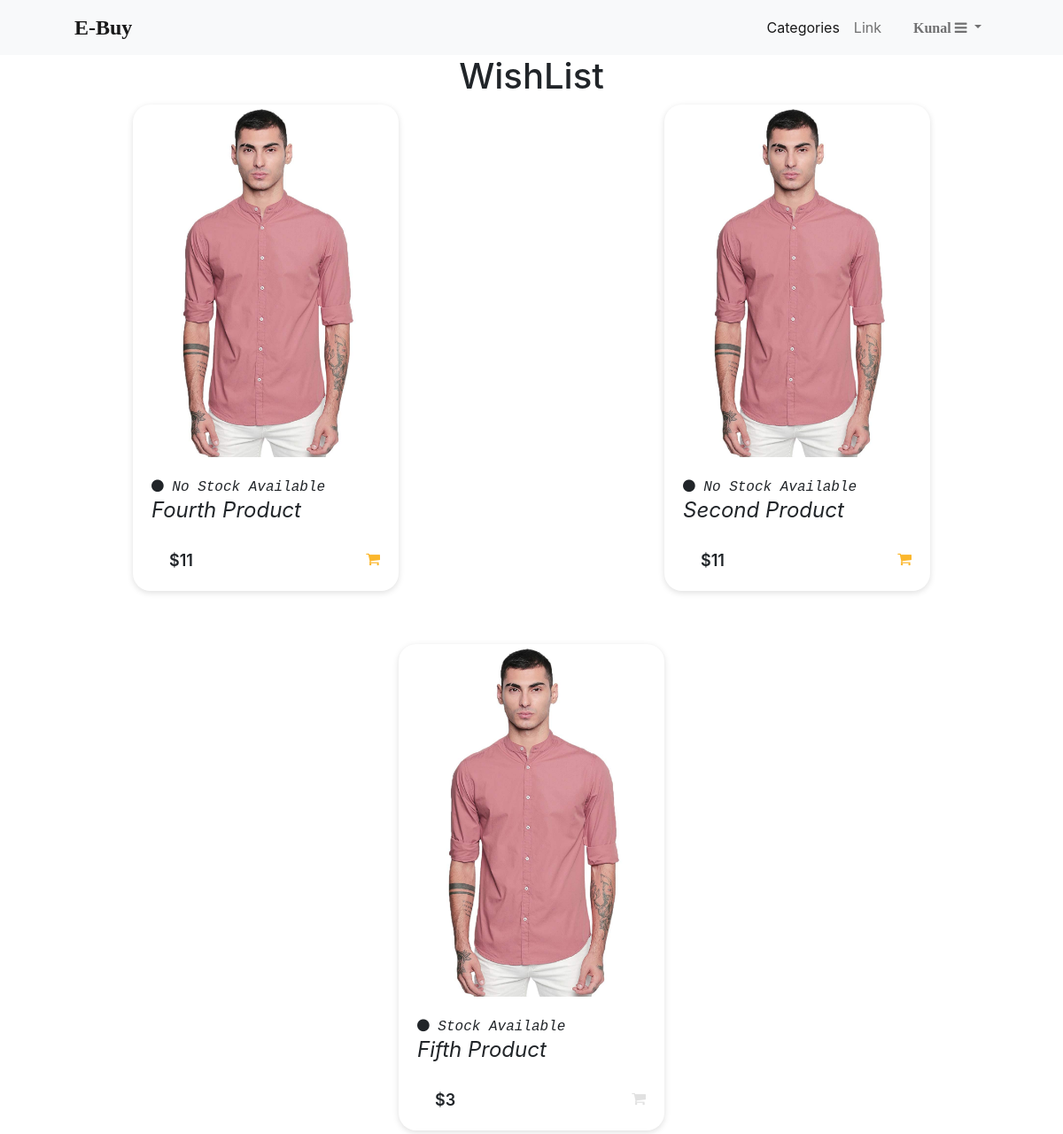
Screenshot of /products/wishlist/ (signed in) with the database file from the repository.
### users/models.py (models this page shows, shortened)
class UserProfile(AbstractUser):
    username=models.CharField(_('username'),max_length=200,default='guest_user')
    email=LowercaseEmailField(_('email address'),unique=True)
    type=MultiSelectField(choices=Types.choices,default=[],null=True,blank=True)
    USERNAME_FIELD='email'
    REQUIRED_FIELDS=[]
    objects=UserProfileManger()
    default_type=Types.CUSTOMER

### product/models.py (models this page shows, shortened)
class Product(models.Model):
    class StatusChoices(models.TextChoices):
        AVAILABLE="SA",_("Stock Available")
        OUTOFSTOCK="NSA",_("No Stock Available")
    id = models.UUIDField(primary_key=True, default=uuid.uuid4, editable=False)
    title=models.CharField(max_length=256)
    slug=models.SlugField(blank=True,null=True)
    description=models.TextField()
    image=models.ImageField(blank=True,null=True)
    status=models.CharField(max_length=3,choices=StatusChoices.choices,default=StatusChoices.AVAILABLE)
    published_date=models.DateTimeField(auto_now_add=True)
    price=models.IntegerField(default=0)
    wishlist_users=models.ManyToManyField(UserProfile,related_name="wishlist_products",blank=True)
    category=models.ForeignKey('Category',on_delete=models.SET_NULL,null=True)

### product/views.py (the view)
# urls.py: path('products/wishlist/',WishlistListView.as_view(),name="wishlist"),
class WishlistListView(LoginRequiredMixin,ListView):
    model=Product
    template_name='product/wishlist.html'
    context_object_name='wishlist_products'
    def get_queryset(self):
        data=self.request.user.wishlist_products.all()
        i=0
        for product in data:
            qs=ProductOrder.objects.filter(user=self.request.user,product=product)
            if qs.exists():
                data[i].is_in_cart=True
            else:
                data[i].is_in_cart=False
            i+=1
        return data
    def get_context_data(self, **kwargs):
        return super().get_context_data(**kwargs)

### templates/product/wishlist.html (shortened to what this page needs)
{% extends "base.html" %}
{% load static %}
{% block head %}
    <link rel="stylesheet" href={% static 'css/product/wishlist.css' %}>
{% endblock %}
{% block content %}
    <main class="page-content">
        <h1 class="card-title">WishList</h1>
        <section class="wishlist-product-card-set">
            {% for wishlist_product in wishlist_products %}
                <div class="wishlist-product-card">
                <a href={% url 'detail' wishlist_product.slug %}>
                    <div class="wishlist-product-tumb">
                        <img src={% static 'images/sample_product.jpg' %} alt=""/>
                    </div>
                <div class="wishlist-product-details">
                    <span class="wishlist-product-status">  {{wishlist_product.get_status_display}}</span>
                    <h4 class="wishlist-product-title"><a href={% url 'detail' wishlist_product.slug %}>{{wishlist_product.title}}</a></h4>
                    <div class="wishlist-product-bottom-details">
                        <div class="wishlist-product-price">${{wishlist_product.price}}</div>
                        <div class="wishlist-product-links">
                            <a href={% url 'add_to_cart' wishlist_product.id %}>
                                {% if wishlist_product.is_in_cart %}
                                    <i class="fa fa-shopping-cart yellow-wishlisted"></i>
                                {% else %}
                                    <i class="fa fa-shopping-cart"></i>
                                {% endif %}
                        </div>
                    </div>
                </div>
            </div>
            {% endfor %}
        </section>
    </main>
{% endblock %}

### templates/components/navbar.html (shortened to what this page needs)
{% load static%}
<link rel="stylesheet" href={% static 'css/navbar.css' %}>
<nav class="navbar navbar-expand-lg navbar-light bg-light">
    <div class="container-fluid">
        <a class="navbar-brand" href={% url 'home'%}>E-Buy</a>
        <div id="navbarSupportedContent">
            <ul class="navbar-nav me-auto mb-2 mb-lg-0">
                <li class="nav-item">
                    <a class="nav-link active" aria-current="page" href={% url 'categories' %}>Categories</a>
                </li>
                <li class="nav-item">
                    <a class="nav-link" href="#">Link</a>
                </li>
                <li class="nav-item dropdown">
                    <a class="nav-link dropdown-toggle" href="#" id="navbarDropdown" role="button"
                        data-bs-toggle="dropdown" aria-expanded="false">
                        {% if user.is_authenticated %}
                            <span class="user-name">
                                {{user.username}}
                            </span>
                        {% endif %}
                       <i class="fa fa-bars" aria-hidden="true"></i>
                    </a>
                </li>
            </ul>
        </div>
    </div>
</nav>

### static/css/base.css (style rules this page uses)
* { box-sizing: border-box; scroll-behavior: smooth; }
body, html { padding: 0; margin: 0; font-family: -apple-system, BlinkMacSystemFont, Segoe UI, Roboto, Oxygen, Ubuntu, Cantarell, Fira Sans, Droid Sans, Helvetica Neue, sans-serif; }
a { text-decoration: none; color: inherit; }

### static/css/product/wishlist.css (style rules this page uses)
.wishlist-product-card-set { display: flex; flex-wrap: wrap; flex-direction: row; justify-content: space-around; }
.wishlist-product-card { width: 300px; position: relative; box-shadow: 0 2px 7px #dfdfdf; margin-left: 5%; margin-right: 5%; border-radius: 20px; padding: 1px; margin-bottom: 5%; }
.wishlist-product-tumb { display: flex; align-items: center; justify-content: center; }
.wishlist-product-tumb img { max-width: 100%; max-height: 100%; border-radius: 20px; }
.wishlist-product-bottom-details { overflow: hidden; border-top: 0 0.5px 5px #dfdfdf; padding-top: 20px; padding-left: 20px; }
.wishlist-product-bottom-details div { float: left; width: 50%; }
.wishlist-product-price { font-size: 18px; font-weight: 600; }
.wishlist-product-links { text-align: right; }
.wishlist-product-links a { display: inline-block; margin-left: 5px; color: #e1e1e1; transition: 0.3s; font-size: 17px; }
.wishlist-product-title { font-size: 1.5rem; font-style: oblique; font-family: unset; font-weight: 400; text-transform: capitalize; }
.wishlist-product-status { font-style: italic; font-family: monospace; }
.wishlist-product-details { margin: 20px; }
.card-title { text-align: center; }
i.fa.fa-shopping-cart.yellow-wishlisted { color: #fbb72c !important; }

### static/css/navbar.css (style rules this page uses)
.navbar-nav { flex-direction: row; max-height: 10vh; }
.navbar-nav .nav-link { padding-right: 10px; padding-left: 10px; }
.container-fluid { margin-right: 6vw; margin-left: 6vw; }
.user-name { text-transform: capitalize; font-style: normal; font-weight: 600; font-family: cursive; margin-left: 20px; }
.navbar-brand { font-weight: 600; font-size: 1.5em; font-family: cursive; }

### rows the page displays
UserProfile: username "Kunal"
Product: status "No Stock Available", title "Fourth Product", price "11"
Product: status "No Stock Available", title "Second Product", price "11"
Product: status "Stock Available", title "Fifth Product", price "3"
